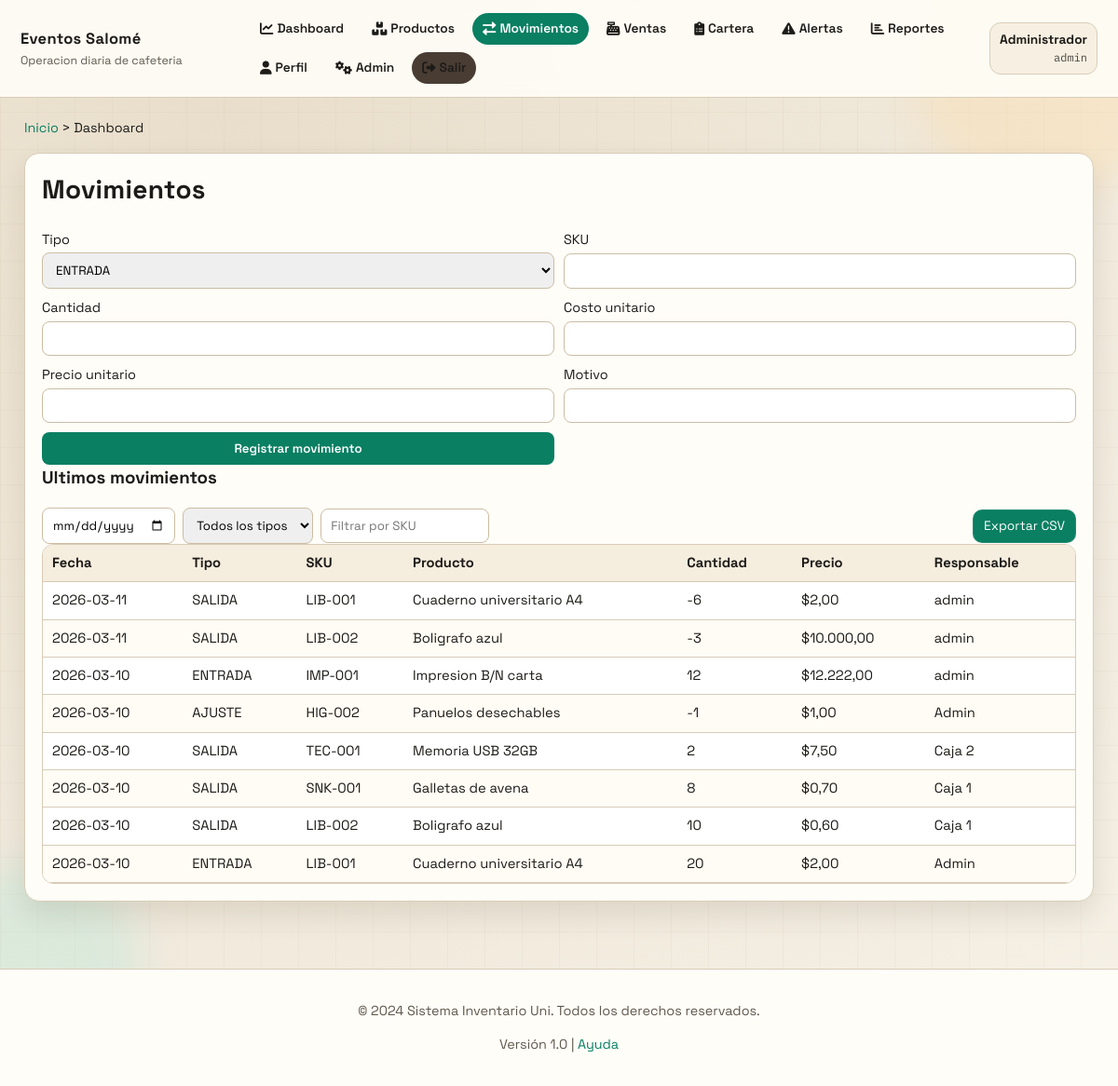
Page /movimientos (signed in) on the committed database.
### tables this page shows
CREATE TABLE movimientos (
            id INTEGER PRIMARY KEY AUTOINCREMENT,
            fecha TEXT NOT NULL,
            tipo TEXT NOT NULL CHECK(tipo IN ('ENTRADA', 'SALIDA', 'AJUSTE')),
            sku TEXT NOT NULL,
            producto TEXT NOT NULL,
            cantidad INTEGER NOT NULL,
            costo_unitario REAL NOT NULL,
            precio_unitario REAL NOT NULL,
            motivo TEXT,
            responsable TEXT,
            FOREIGN KEY (sku) REFERENCES productos(sku)
        );

### app_web.py (the view, shortened to what this page needs)
@app.route("/movimientos", methods=["GET", "POST"])
@login_required
def movimientos():
    conn = connect_db()
    productos_rows = conn.execute(
        "SELECT sku, nombre, stock_actual, stock_minimo FROM productos ORDER BY nombre"
    ).fetchall()
    ultimos = conn.execute(
        """
        SELECT fecha, tipo, sku, producto, cantidad, costo_unitario, precio_unitario, responsable
        FROM movimientos
        ORDER BY id DESC
        LIMIT 30
        """
    ).fetchall()
    conn.close()
    return render_template("movimientos.html", productos=productos_rows, movimientos=ultimos)

### app_web.py (called while the page is built)
def format_currency(value):
    try:
        amount = float(value)
    except (TypeError, ValueError):
        return "$0,00"
    negative = amount < 0
    amount = abs(amount)
    formatted = f"{amount:,.2f}"
    formatted = formatted.replace(",", "X").replace(".", ",").replace("X", ".")
    if negative:
        formatted = f"-{formatted}"
    return f"${formatted}"

@app.template_filter("currency")
def currency_filter(value):
    return format_currency(value)

def connect_db() -> sqlite3.Connection:
    conn = sqlite3.connect(DB_PATH)
    conn.row_factory = sqlite3.Row
    return conn

def login_required(view):
    @wraps(view)
    def wrapped(*args, **kwargs):
        if "username" not in session:
            return redirect(url_for("login"))
        return view(*args, **kwargs)
    return wrapped

### templates/movimientos.html (shortened to what this page needs)
{% extends 'base.html' %}
{% block content %}
<section class="panel">
  <h2>Movimientos</h2>
  <form method="post" class="grid-form two-col">
    <label>
      Tipo
      <select name="tipo" required>
        <option value="ENTRADA">ENTRADA</option>
      </select>
    </label>
    <label>
      SKU
      <input type="text" list="skus" name="sku" required />
    </label>
    <label>Cantidad<input type="number" name="cantidad" required /></label>
    <label>Costo unitario<input type="number" step="0.01" name="costo_unitario" /></label>
    <label>Precio unitario<input type="number" step="0.01" name="precio_unitario" /></label>
    <label>Motivo<input type="text" name="motivo" /></label>
    <button type="submit">Registrar movimiento</button>
  </form>
  <h3>Ultimos movimientos</h3>
  <div class="row-between">
    <div class="inline-form">
      <input type="date" id="fecha-filter" placeholder="Filtrar por fecha" />
      <select id="tipo-filter">
        <option value="">Todos los tipos</option>
      </select>
      <input type="text" id="sku-filter" placeholder="Filtrar por SKU" />
    </div>
    <a class="btn-link" href="{{ url_for('export_movimientos_csv') }}">Exportar CSV</a>
  </div>
  <div class="table-wrap">
    <table id="movimientos-table">
      <thead>
        <tr>
          <th>Fecha</th>
          <th>Tipo</th>
          <th>SKU</th>
          <th>Producto</th>
          <th>Cantidad</th>
          <th>Precio</th>
          <th>Responsable</th>
        </tr>
      </thead>
      <tbody>
      {% for m in movimientos %}
        <tr>
          <td>{{ m.fecha }}</td>
          <td>{{ m.tipo }}</td>
          <td>{{ m.sku }}</td>
          <td>{{ m.producto }}</td>
          <td>{{ m.cantidad }}</td>
          <td>{{ m.precio_unitario | currency }}</td>
          <td>{{ m.responsable }}</td>
        </tr>
      {% endfor %}
      </tbody>
    </table>
  </div>
</section>
{% endblock %}

### static/styles.css (style rules this page uses)
:root { --bg1: #f6f1e7; --bg2: #e9decb; --ink: #1d1b18; --ink-soft: #5f584d; --card: #fffdf8; --line: #d8ccb7; --accent: #0a7f62; --accent-deep: #0a5f4a; --warn: #b9562f; --warn-soft: #ffe7de; --ok-soft: #d7f5ea; --shadow: 0 14px 30px rgba(51, 41, 18, 0.11); }
* { box-sizing: border-box; }
body { margin: 0; font-family: "Space Grotesk", sans-serif; color: var(--ink); background: radial-gradient(circle at 20% 10%, var(--bg2), var(--bg1)); min-height: 100vh; line-height: 1.45; }
.panel { background: var(--card); border: 1px solid var(--line); border-radius: 16px; padding: 18px; box-shadow: var(--shadow); animation: riseIn 0.24s ease; }
h2, h3 { margin-top: 0; }
h2 { font-size: 1.75rem; letter-spacing: 0.01em; }
.row-between { display: flex; justify-content: space-between; gap: 10px; align-items: center; flex-wrap: wrap; }
.grid-form { display: grid; gap: 10px; }
.grid-form.two-col { grid-template-columns: repeat(2, minmax(0, 1fr)); }
.inline-form { display: flex; gap: 8px; flex-wrap: wrap; align-items: center; }
.btn-link { display: inline-block; background: var(--accent); color: #fff; text-decoration: none; border-radius: 10px; padding: 7px 11px; font-size: 0.86rem; border: 1px solid rgba(255, 255, 255, 0.1); transition: transform 0.15s ease, background 0.15s ease; }
label { display: grid; gap: 4px; font-size: 0.9rem; }
input, select, button { border: 1px solid #ccbda2; border-radius: 8px; padding: 9px 10px; font-family: inherit; }
button { background: var(--accent); color: white; border: none; cursor: pointer; font-weight: 600; transition: transform 0.15s ease, background 0.15s ease; }
.table-wrap { overflow-x: auto; border: 1px solid var(--line); border-radius: 12px; background: #fff; }
table { width: 100%; border-collapse: collapse; margin-top: 0; font-size: 0.92rem; }
th, td { border-bottom: 1px solid var(--line); text-align: left; padding: 9px 10px; }
th { background: #f5edde; position: sticky; top: 0; z-index: 1; }
tbody tr:nth-child(even) { background: #fffcf5; }

### rows in the picture
movimientos: fecha "2026-03-11", tipo "SALIDA", sku "LIB-001", producto "Cuaderno universitario A4", cantidad "-6", precio_unitario "$2,00", responsable "admin"
movimientos: fecha "2026-03-11", tipo "SALIDA", sku "LIB-002", producto "Boligrafo azul", cantidad "-3", precio_unitario "$10.000,00", responsable "admin"
movimientos: fecha "2026-03-10", tipo "ENTRADA", sku "IMP-001", producto "Impresion B/N carta", cantidad "12", precio_unitario "$12.222,00", responsable "admin"
movimientos: fecha "2026-03-10", tipo "AJUSTE", sku "HIG-002", producto "Panuelos desechables", cantidad "-1", precio_unitario "$1,00", responsable "Admin"
movimientos: fecha "2026-03-10", tipo "SALIDA", sku "TEC-001", producto "Memoria USB 32GB", cantidad "2", precio_unitario "$7,50", responsable "Caja 2"
movimientos: fecha "2026-03-10", tipo "SALIDA", sku "SNK-001", producto "Galletas de avena", cantidad "8", precio_unitario "$0,70", responsable "Caja 1"
movimientos: fecha "2026-03-10", tipo "SALIDA", sku "LIB-002", producto "Boligrafo azul", cantidad "10", precio_unitario "$0,60", responsable "Caja 1"
movimientos: fecha "2026-03-10", tipo "ENTRADA", sku "LIB-001", producto "Cuaderno universitario A4", cantidad "20", precio_unitario "$2,00", responsable "Admin"

### other values in the picture
{{ session.nombre }} "Administrador"
{{ session.role }} "admin"
{{ title or "Dashboard" }} "Dashboard"
